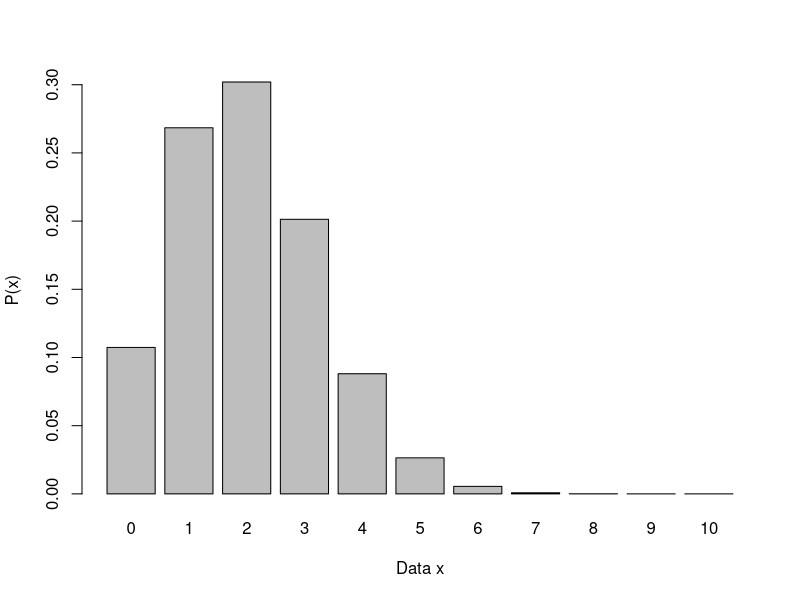
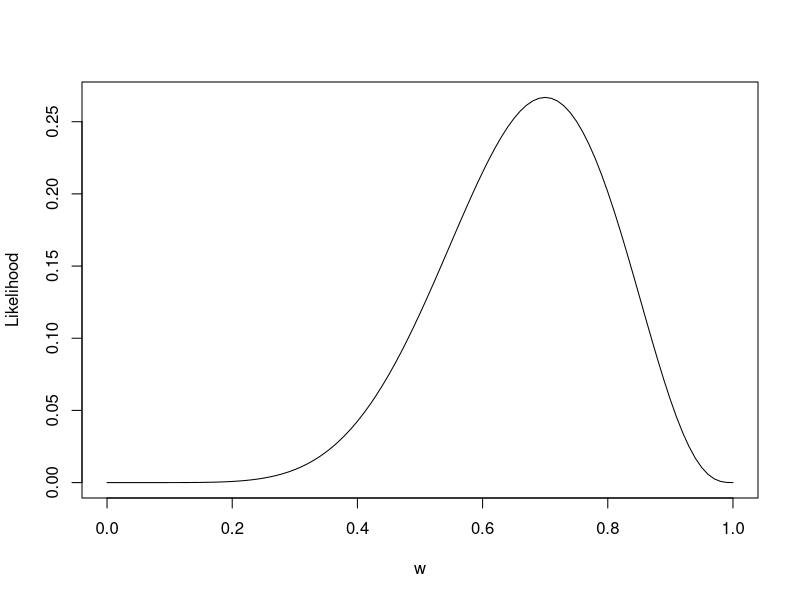
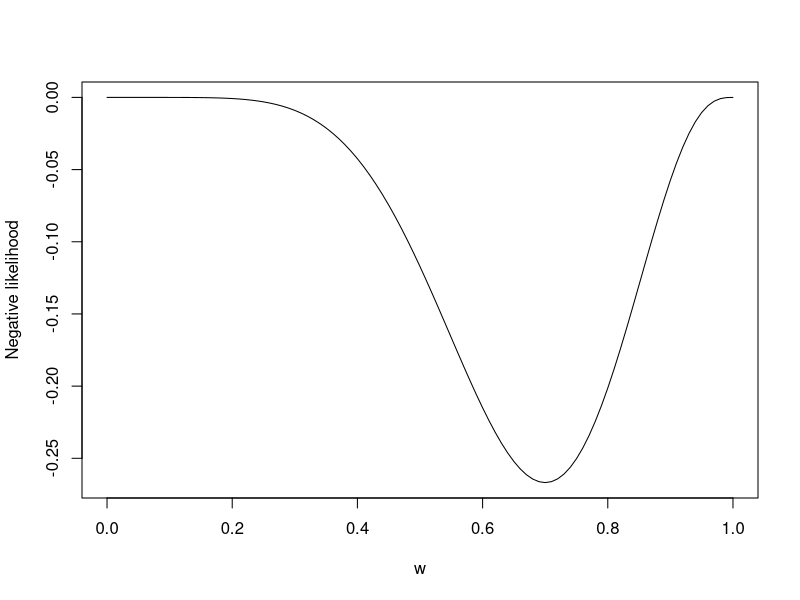

These figures' R source, in order:
# lecture 2
# intro to maximum likelihood estimation

# probability versus likelihood

# Example: w = 0.2, N = 10 trials, probability of 3 successes? 4 successes?
choose(10,3) * (0.2)^3 * (0.8)^7
choose(10,4) * (0.2)^4 * (0.8)^6

# R has a built-in function for this!
dbinom(x=3, size=10, prob=0.2)

# plot "probability density function"
x = seq(from=0, to=10, by=1)
barplot(dbinom(x, size=10, prob=0.2), # change to 0.7 to see effect
        names.arg = 0:10,
        xlab="Data x",
        ylab="P(x)")
        

# what if we're given the data y, but NOT the parameter w?
# plot "likelihood function"

# example: suppose we observed 7 successes in 10 trials. What is w?

w = seq(from=0, to=1, by=0.01)
plot(w, dbinom(x=7, size=10, prob=w),
     type="l",
     ylab="Likelihood")

# maximum likelihood estimation
# given observed data (y=7), find parameter value (w) that 
# maximizes the likelihood function
# "What value of w is most likely, given the data?"

# we will use the "optim" function to maximize the likelihood function
# actually - we will *minimize* the "negative likelihood" (NL)

plot(w, -dbinom(x=7, size=10, prob=w),
     type="l",
     ylab="Negative likelihood")

# define NL (function with two variables - "data" and "parameter values")
nl.binom = function(data, par){
  -dbinom(data, size=10, prob=par)
}

# use optim to minimize NLL
optim(par=0.5, fn=nl.binom, data=7)




